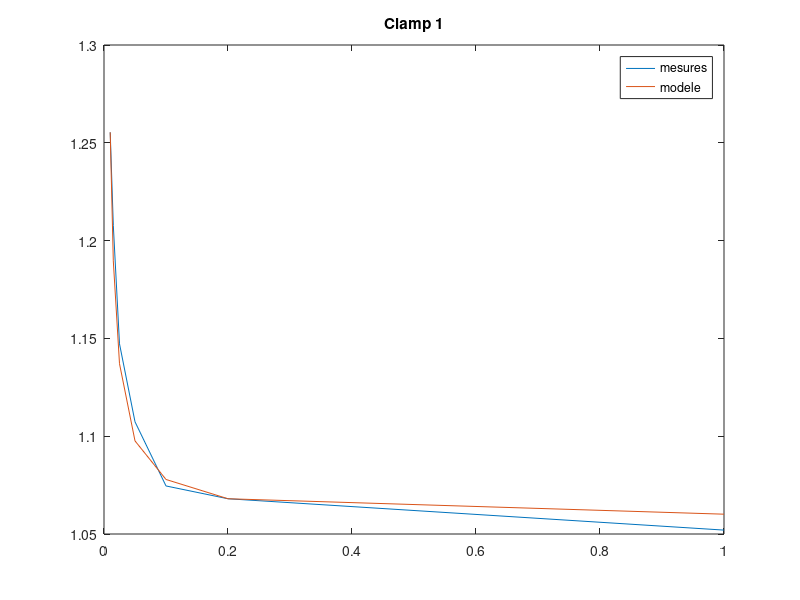
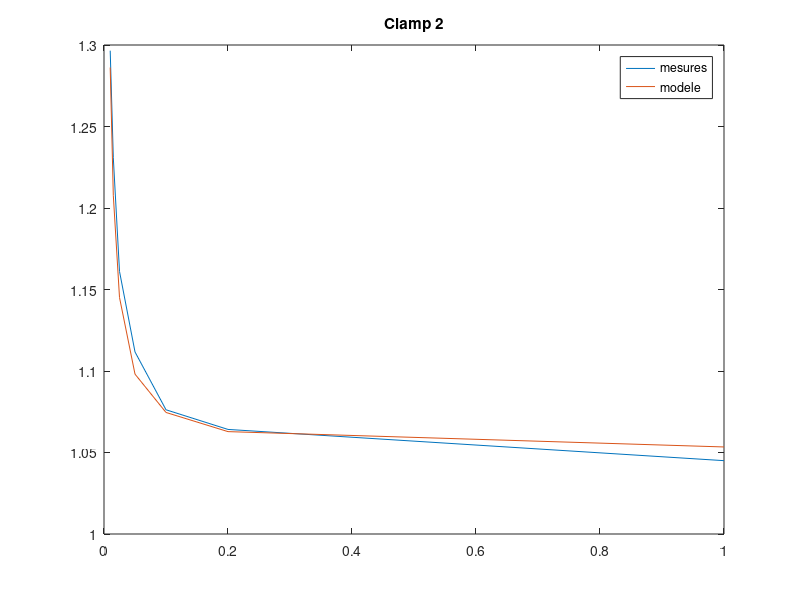
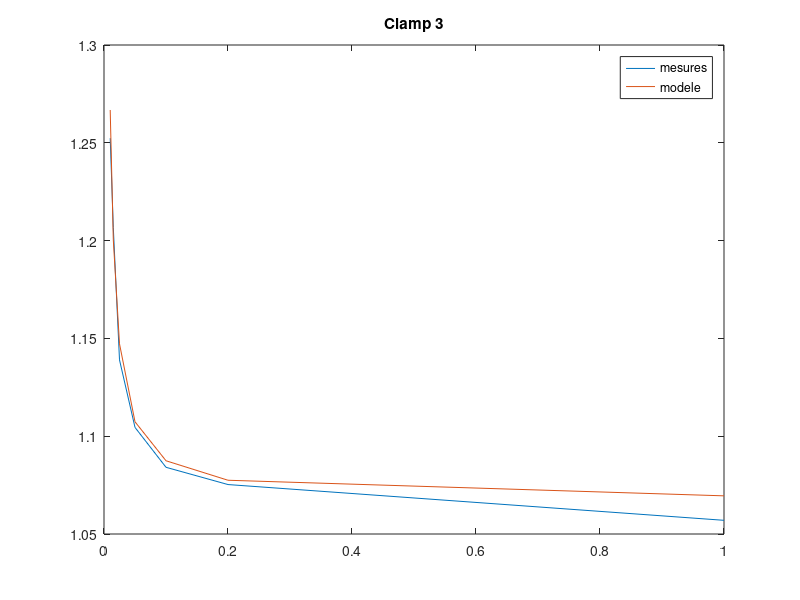

The MATLAB source for these figures, in order:
close all;
clear all;
R2 = [1,0.2,0.1,0.05,0.025,0.015,0.01,0.001]';
R2 = R2(end:-1:1);
P11=[1.052,1.06802030456853,1.07456588355465,1.10736842105263,1.14721919302072,1.20780711825488,1.25536992840095,1.5631500742942]';
P11= P11(end:-1:1);
P12=[1.045,1.06415478615071,1.07621009268795,1.11170212765957,1.16111111111111,1.23085983510012,1.29652605459057,1.6328125]';
P12= P12(end:-1:1);
P13=[1.057,1.07527975584944,1.08410256410256,1.10449320794148,1.13900862068966,1.20662100456621,1.25236966824645,1.5453216374269]';
P13= P13(end:-1:1);
P14=[0.981,1,1.01658031088083,1.05032119914347,1.10472972972973,1.17767106842737,1.25287356321839,1.5696]';
P14= P14(end:-1:1);


function [a,b]=hyperbole(x1,x2,y1,y2)
  a = x1*x2*(y1-y2)/(x2-x1);
  b = y1 - a/x1;
endfunction

[a11,b11]=hyperbole(R2(2),R2(end-1),P11(2),P11(end-1));
[a21,b21]=hyperbole(R2(3),R2(end-2),P11(3),P11(end-2));
[a31,b31]=hyperbole(R2(4),R2(end-3),P11(4),P11(end-3));
[a41,b41]=hyperbole(R2(1),R2(end),P11(1),P11(end));

figure;
#plot(R2,P11,R2,a11*1./R2+b11,R2,a21*1./R2+b21,R2,a31*1./R2+b31,R2,a41*1./R2+b41);
plot(R2(2:end),P11(2:end),";mesures;",R2(2:end),a11*1./R2(2:end)+b11,";modele;");
title("Clamp 1");

figure;
#plot(R2,P11,R2,a11*1./R2+b11,R2,a21*1./R2+b21,R2,a31*1./R2+b31,R2,a41*1./R2+b41);
plot(R2(2:end),P12(2:end),";mesures;",R2(2:end),a21*1./R2(2:end)+b21,";modele;");
title("Clamp 2");

figure;
#plot(R2,P11,R2,a11*1./R2+b11,R2,a21*1./R2+b21,R2,a31*1./R2+b31,R2,a41*1./R2+b41);
plot(R2(2:end),P13(2:end),";mesures;",R2(2:end),a31*1./R2(2:end)+b31,";modele;");
title("Clamp 3");



%{
[a12,b12]=hyperbole(R2(2),R2(end-1),P12(2),P12(end-1))
figure;
plot(R2,P12,R2,a12*1./R2+b12);


[a13,b13]=hyperbole(R2(2),R2(end-1),P13(2),P13(end-1))
figure;
plot(R2,P13,R2,a13*1./R2+b13);

figure;
plot(P11,R2);


figure;
plot(R2(2:end),P11(2:end)/P11(1),R2(2:end),P12(2:end)/P12(1),
     R2(2:end),P13(2:end)/P13(1),R2(2:end),P14(2:end)/P14(1));
%}



